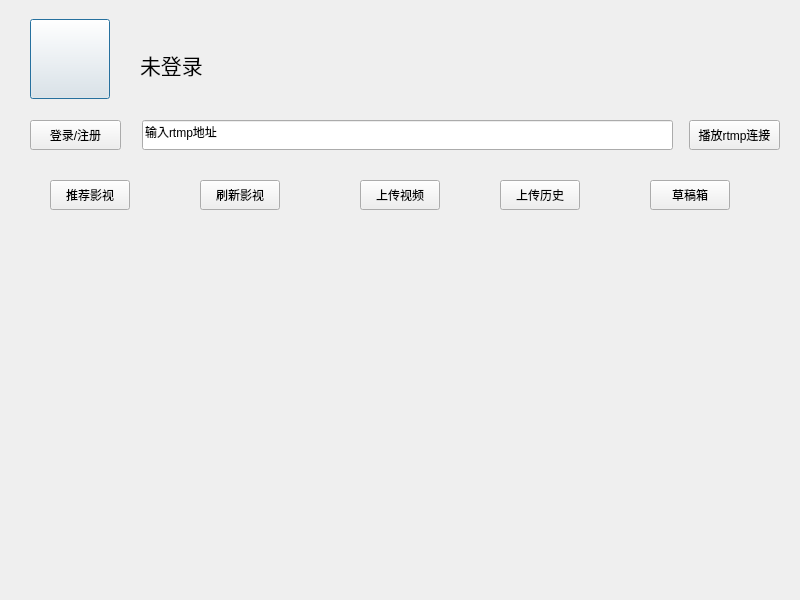
<?xml version="1.0" encoding="UTF-8"?>
<ui version="4.0">
 <class>OnlineDialog</class>
 <widget class="QDialog" name="OnlineDialog">
  <property name="geometry">
   <rect>
    <x>0</x>
    <y>0</y>
    <width>800</width>
    <height>600</height>
   </rect>
  </property>
  <property name="minimumSize">
   <size>
    <width>800</width>
    <height>600</height>
   </size>
  </property>
  <property name="maximumSize">
   <size>
    <width>800</width>
    <height>600</height>
   </size>
  </property>
  <property name="windowTitle">
   <string>Dialog</string>
  </property>
  <widget class="QPushButton" name="pb_icon">
   <property name="geometry">
    <rect>
     <x>30</x>
     <y>19</y>
     <width>80</width>
     <height>80</height>
    </rect>
   </property>
   <property name="text">
    <string/>
   </property>
  </widget>
  <widget class="QLabel" name="lb_name">
   <property name="geometry">
    <rect>
     <x>140</x>
     <y>50</y>
     <width>120</width>
     <height>30</height>
    </rect>
   </property>
   <property name="font">
    <font>
     <pointsize>16</pointsize>
    </font>
   </property>
   <property name="text">
    <string>未登录</string>
   </property>
  </widget>
  <widget class="QPushButton" name="pb_login">
   <property name="geometry">
    <rect>
     <x>30</x>
     <y>120</y>
     <width>91</width>
     <height>30</height>
    </rect>
   </property>
   <property name="text">
    <string>登录/注册</string>
   </property>
  </widget>
  <widget class="QLineEdit" name="le_rtmpUrl">
   <property name="geometry">
    <rect>
     <x>142</x>
     <y>120</y>
     <width>531</width>
     <height>30</height>
    </rect>
   </property>
   <property name="text">
    <string>输入rtmp地址</string>
   </property>
  </widget>
  <widget class="QPushButton" name="pb_rtmpPlay">
   <property name="geometry">
    <rect>
     <x>689</x>
     <y>120</y>
     <width>91</width>
     <height>30</height>
    </rect>
   </property>
   <property name="text">
    <string>播放rtmp连接</string>
   </property>
  </widget>
  <widget class="QPushButton" name="pb_video">
   <property name="geometry">
    <rect>
     <x>50</x>
     <y>180</y>
     <width>80</width>
     <height>30</height>
    </rect>
   </property>
   <property name="text">
    <string>推荐影视</string>
   </property>
  </widget>
  <widget class="QPushButton" name="pb_fresh">
   <property name="geometry">
    <rect>
     <x>200</x>
     <y>180</y>
     <width>80</width>
     <height>30</height>
    </rect>
   </property>
   <property name="text">
    <string>刷新影视</string>
   </property>
  </widget>
  <widget class="QPushButton" name="pb_upload">
   <property name="geometry">
    <rect>
     <x>360</x>
     <y>180</y>
     <width>80</width>
     <height>30</height>
    </rect>
   </property>
   <property name="text">
    <string>上传视频</string>
   </property>
  </widget>
  <widget class="QPushButton" name="pb_uploadHistory">
   <property name="geometry">
    <rect>
     <x>500</x>
     <y>180</y>
     <width>80</width>
     <height>30</height>
    </rect>
   </property>
   <property name="text">
    <string>上传历史</string>
   </property>
  </widget>
  <widget class="QStackedWidget" name="sw_page">
   <property name="geometry">
    <rect>
     <x>0</x>
     <y>220</y>
     <width>801</width>
     <height>381</height>
    </rect>
   </property>
   <property name="currentIndex">
    <number>0</number>
   </property>
   <widget class="QWidget" name="page_1">
    <widget class="movielable" name="pb_play1" native="true">
     <property name="geometry">
      <rect>
       <x>10</x>
       <y>10</y>
       <width>150</width>
       <height>120</height>
      </rect>
     </property>
    </widget>
    <widget class="movielable" name="pb_play2" native="true">
     <property name="geometry">
      <rect>
       <x>160</x>
       <y>10</y>
       <width>150</width>
       <height>120</height>
      </rect>
     </property>
    </widget>
    <widget class="movielable" name="pb_play3" native="true">
     <property name="geometry">
      <rect>
       <x>310</x>
       <y>10</y>
       <width>150</width>
       <height>120</height>
      </rect>
     </property>
    </widget>
    <widget class="movielable" name="pb_play4" native="true">
     <property name="geometry">
      <rect>
       <x>460</x>
       <y>10</y>
       <width>150</width>
       <height>120</height>
      </rect>
     </property>
    </widget>
    <widget class="movielable" name="pb_play5" native="true">
     <property name="geometry">
      <rect>
       <x>610</x>
       <y>10</y>
       <width>150</width>
       <height>120</height>
      </rect>
     </property>
    </widget>
    <widget class="movielable" name="pb_play10" native="true">
     <property name="geometry">
      <rect>
       <x>610</x>
       <y>130</y>
       <width>150</width>
       <height>120</height>
      </rect>
     </property>
    </widget>
    <widget class="movielable" name="pb_play8" native="true">
     <property name="geometry">
      <rect>
       <x>310</x>
       <y>130</y>
       <width>150</width>
       <height>120</height>
      </rect>
     </property>
    </widget>
    <widget class="movielable" name="pb_play6" native="true">
     <property name="geometry">
      <rect>
       <x>10</x>
       <y>130</y>
       <width>150</width>
       <height>120</height>
      </rect>
     </property>
    </widget>
    <widget class="movielable" name="pb_play7" native="true">
     <property name="geometry">
      <rect>
       <x>160</x>
       <y>130</y>
       <width>150</width>
       <height>120</height>
      </rect>
     </property>
    </widget>
    <widget class="movielable" name="pb_play9" native="true">
     <property name="geometry">
      <rect>
       <x>460</x>
       <y>130</y>
       <width>150</width>
       <height>120</height>
      </rect>
     </property>
    </widget>
    <widget class="movielable" name="pb_play15" native="true">
     <property name="geometry">
      <rect>
       <x>610</x>
       <y>250</y>
       <width>150</width>
       <height>120</height>
      </rect>
     </property>
    </widget>
    <widget class="movielable" name="pb_play13" native="true">
     <property name="geometry">
      <rect>
       <x>310</x>
       <y>250</y>
       <width>150</width>
       <height>120</height>
      </rect>
     </property>
    </widget>
    <widget class="movielable" name="pb_play11" native="true">
     <property name="geometry">
      <rect>
       <x>10</x>
       <y>250</y>
       <width>150</width>
       <height>120</height>
      </rect>
     </property>
    </widget>
    <widget class="movielable" name="pb_play12" native="true">
     <property name="geometry">
      <rect>
       <x>160</x>
       <y>250</y>
       <width>150</width>
       <height>120</height>
      </rect>
     </property>
    </widget>
    <widget class="movielable" name="pb_play14" native="true">
     <property name="geometry">
      <rect>
       <x>460</x>
       <y>250</y>
       <width>150</width>
       <height>120</height>
      </rect>
     </property>
    </widget>
   </widget>
   <widget class="QWidget" name="page_2">
    <widget class="movielable" name="pb_myplay5" native="true">
     <property name="geometry">
      <rect>
       <x>620</x>
       <y>10</y>
       <width>150</width>
       <height>120</height>
      </rect>
     </property>
    </widget>
    <widget class="movielable" name="pb_myplay13" native="true">
     <property name="geometry">
      <rect>
       <x>320</x>
       <y>250</y>
       <width>150</width>
       <height>120</height>
      </rect>
     </property>
    </widget>
    <widget class="movielable" name="pb_myplay3" native="true">
     <property name="geometry">
      <rect>
       <x>320</x>
       <y>10</y>
       <width>150</width>
       <height>120</height>
      </rect>
     </property>
    </widget>
    <widget class="movielable" name="pb_myplay14" native="true">
     <property name="geometry">
      <rect>
       <x>470</x>
       <y>250</y>
       <width>150</width>
       <height>120</height>
      </rect>
     </property>
    </widget>
    <widget class="movielable" name="pb_myplay4" native="true">
     <property name="geometry">
      <rect>
       <x>470</x>
       <y>10</y>
       <width>150</width>
       <height>120</height>
      </rect>
     </property>
    </widget>
    <widget class="movielable" name="pb_myplay1" native="true">
     <property name="geometry">
      <rect>
       <x>20</x>
       <y>10</y>
       <width>150</width>
       <height>120</height>
      </rect>
     </property>
    </widget>
    <widget class="movielable" name="pb_myplay15" native="true">
     <property name="geometry">
      <rect>
       <x>620</x>
       <y>250</y>
       <width>150</width>
       <height>120</height>
      </rect>
     </property>
    </widget>
    <widget class="movielable" name="pb_myplay9" native="true">
     <property name="geometry">
      <rect>
       <x>470</x>
       <y>130</y>
       <width>150</width>
       <height>120</height>
      </rect>
     </property>
    </widget>
    <widget class="movielable" name="pb_myplay7" native="true">
     <property name="geometry">
      <rect>
       <x>170</x>
       <y>130</y>
       <width>150</width>
       <height>120</height>
      </rect>
     </property>
    </widget>
    <widget class="movielable" name="pb_myplay6" native="true">
     <property name="geometry">
      <rect>
       <x>20</x>
       <y>130</y>
       <width>150</width>
       <height>120</height>
      </rect>
     </property>
    </widget>
    <widget class="movielable" name="pb_myplay11" native="true">
     <property name="geometry">
      <rect>
       <x>20</x>
       <y>250</y>
       <width>150</width>
       <height>120</height>
      </rect>
     </property>
    </widget>
    <widget class="movielable" name="pb_myplay8" native="true">
     <property name="geometry">
      <rect>
       <x>320</x>
       <y>130</y>
       <width>150</width>
       <height>120</height>
      </rect>
     </property>
    </widget>
    <widget class="movielable" name="pb_myplay12" native="true">
     <property name="geometry">
      <rect>
       <x>170</x>
       <y>250</y>
       <width>150</width>
       <height>120</height>
      </rect>
     </property>
    </widget>
    <widget class="movielable" name="pb_myplay10" native="true">
     <property name="geometry">
      <rect>
       <x>620</x>
       <y>130</y>
       <width>150</width>
       <height>120</height>
      </rect>
     </property>
    </widget>
    <widget class="movielable" name="pb_myplay2" native="true">
     <property name="geometry">
      <rect>
       <x>170</x>
       <y>10</y>
       <width>150</width>
       <height>120</height>
      </rect>
     </property>
    </widget>
   </widget>
   <widget class="QWidget" name="page_3">
    <widget class="QListWidget" name="lw_drafts">
     <property name="geometry">
      <rect>
       <x>10</x>
       <y>10</y>
       <width>781</width>
       <height>361</height>
      </rect>
     </property>
    </widget>
   </widget>
  </widget>
  <widget class="QPushButton" name="pb_draft">
   <property name="geometry">
    <rect>
     <x>650</x>
     <y>180</y>
     <width>80</width>
     <height>30</height>
    </rect>
   </property>
   <property name="text">
    <string>草稿箱</string>
   </property>
  </widget>
 </widget>
 <customwidgets>
  <customwidget>
   <class>movielable</class>
   <extends>QWidget</extends>
   <header location="global">movielable.h</header>
   <container>1</container>
  </customwidget>
 </customwidgets>
 <resources/>
 <connections/>
</ui>
